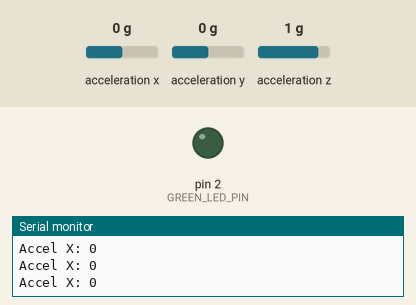
This sketch was run on a simulated Arduino Uno, built with avr-gcc and run on an emulated ATmega328P. Parts: output pins drawn as LEDs (lit = HIGH), the last lines printed to the serial monitor. Wiring (inferred from the names in the program): MPU-6050 motion sensor at I2C address 0x68. The test bench sets the inputs (shaded band); at power-on: acceleration x 0 g, acceleration y 0 g, acceleration z 1 g. Not simulated (calls return 0 or success): arduino_secrets.h.

Above: at 1.3 s.
1.4 s: acceleration x set to -0.2 g
2.9 s: acceleration x set to -0.5 g
At 4.1 s:
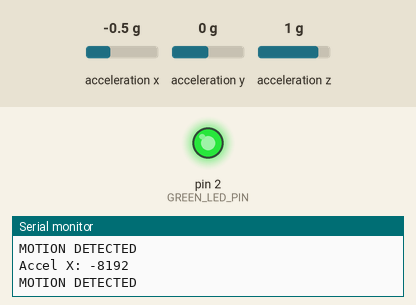
4.4 s: acceleration x set to 0 g
At 4.8 s:
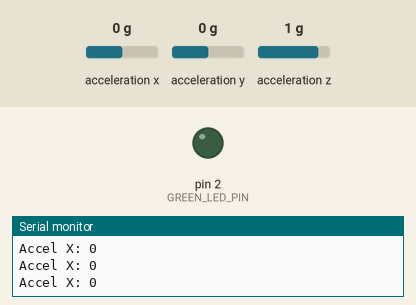
Timing chart, 0 to 7.4 s (numbered marks = the images above; inputs shaded):
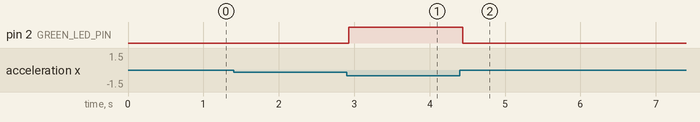

The sketch:

TestAccel.ino
```cpp
#include "arduino_secrets.h"

#include <Wire.h>

#define GREEN_LED_PIN 2

int accelThreshold = 5000;

void writeRegister(byte reg, byte data)
{
  Wire.beginTransmission(0x68);
  Wire.write(reg);
  Wire.write(data);
  Wire.endTransmission();
}


int16_t readWord(byte reg)
{
  Wire.beginTransmission(0x68);
  Wire.write(reg);
  Wire.endTransmission(false);

  Wire.requestFrom(0x68, 2);

  int16_t value = Wire.read() << 8 | Wire.read();

  return value;
}


void setup()
{
  Serial.begin(9600);

  pinMode(GREEN_LED_PIN, OUTPUT);

  Wire.begin();

  // Wake MPU6050
  writeRegister(0x6B, 0x00);

  delay(100);

  // Check device ID
  Wire.beginTransmission(0x68);
  Wire.write(0x75);
  Wire.endTransmission(false);

  Wire.requestFrom(0x68, 1);

  byte id = Wire.read();

  Serial.print("WHO_AM_I: ");
  Serial.println(id, HEX);

  if(id == 0x68)
    Serial.println("MPU6050 detected");
  else
    Serial.println("MPU6050 NOT detected");
}


void loop()
{
  int16_t accelX = readWord(0x3B);

  Serial.print("Accel X: ");
  Serial.println(accelX);


  if(abs(accelX) > accelThreshold)
  {
    digitalWrite(GREEN_LED_PIN, HIGH);
    Serial.println("MOTION DETECTED");
  }
  else
  {
    digitalWrite(GREEN_LED_PIN, LOW);
  }

  delay(100);
}
```

Measured:
- the behaviour switches between -0.3 and -0.4 g on acceleration x (found by bisection; images 0 and 1)
- after the input at 2.9 s, pin 2 (GREEN_LED_PIN): LOW → HIGH at once
- after the input at 4.4 s, pin 2 (GREEN_LED_PIN): HIGH → LOW at once
